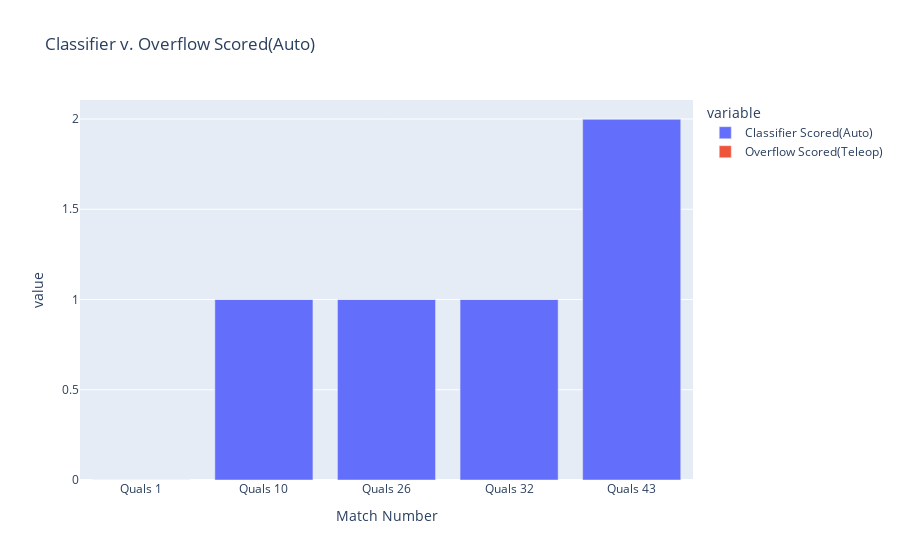

Here is the notebook cell this chart was saved with:
### Code cell
fig = px.bar(quals1_data, x= "Match Number", y=["Classifier Scored(Auto)", "Overflow Scored(Teleop)"], title="Classifier v. Overflow Scored(Auto)")
fig.show()

### Figure 1 — Plotly figure (JSON) as saved in the notebook; plotly's stock layout.template omitted (floating-point values rounded to 4 significant figures)
{"data": [{"hovertemplate": "variable=Classifier Scored(Auto)<br>Match Number=%{x}<br>value=%{y}<extra></extra>", "legendgroup": "Classifier Scored(Auto)", "marker": {"color": "#636efa", "pattern": {"shape": ""}}, "name": "Classifier Scored(Auto)", "orientation": "v", "showlegend": true, "textposition": "auto", "type": "bar", "x": ["Quals 1", "Quals 10", "Quals 26", "Quals 32", "Quals 43"], "xaxis": "x", "y": [0, 1, 1, 1, 2], "yaxis": "y"}, {"hovertemplate": "variable=Overflow Scored(Teleop)<br>Match Number=%{x}<br>value=%{y}<extra></extra>", "legendgroup": "Overflow Scored(Teleop)", "marker": {"color": "#EF553B", "pattern": {"shape": ""}}, "name": "Overflow Scored(Teleop)", "orientation": "v", "showlegend": true, "textposition": "auto", "type": "bar", "x": ["Quals 1", "Quals 10", "Quals 26", "Quals 32", "Quals 43"], "xaxis": "x", "y": [0, 0, 0, 0, 0], "yaxis": "y"}], "layout": {"barmode": "relative", "legend": {"title": {"text": "variable"}, "tracegroupgap": 0}, "title": {"text": "Classifier v. Overflow Scored(Auto)"}, "xaxis": {"anchor": "y", "domain": [0, 1], "title": {"text": "Match Number"}}, "yaxis": {"anchor": "x", "domain": [0, 1], "title": {"text": "value"}}}}
